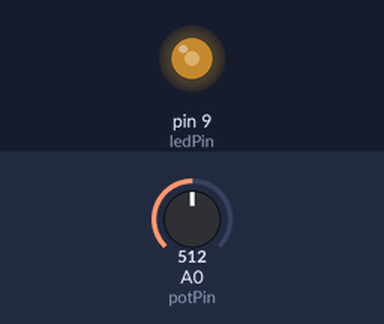
Bench run of a sketch on a simulated Arduino Uno, built with avr-gcc and run on an emulated ATmega328P. Shown: output pins drawn as LEDs (lit = HIGH). The inputs (shaded band) are chosen by the test bench; at power-on: A0 (potPin) = 512.

Above: at 1.2 s.
1.3 s: A0 (potPin) set to 716
At 2.5 s:
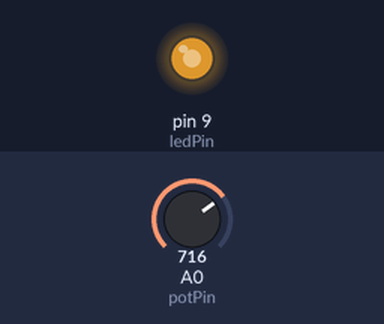
2.8 s: A0 (potPin) set to 900
At 3.8 s:
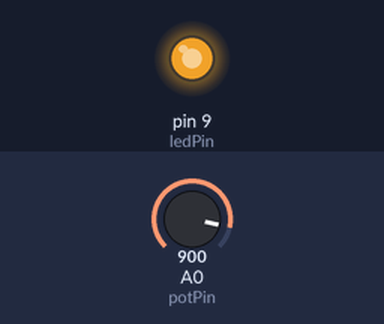
4.3 s: A0 (potPin) set to 122
At 4.9 s:
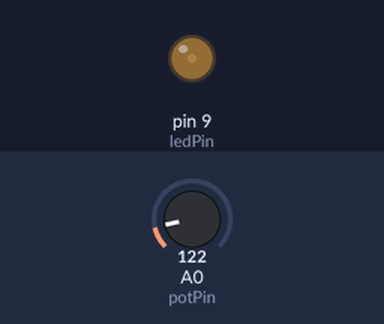
5.8 s: A0 (potPin) set to 0
At 6.1 s:
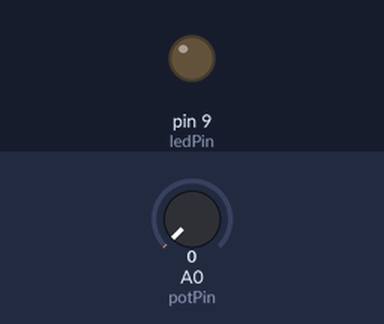
7.3 s: A0 (potPin) set to 511
At 8.4 s:
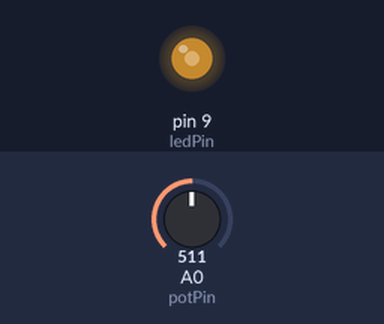
Timing chart, 0 to 9.8 s (numbered marks = the images above; inputs shaded):
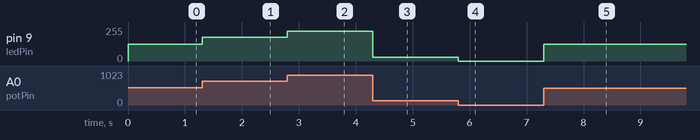

The sketch:

Arduino_Potentiometer_LED_Brightness.ino
```cpp
/*
  ============================================
  Project Title : Arduino Potentiometer LED Brightness
  ============================================

  Description:
  This project controls LED brightness using a potentiometer.
  The analog value from the potentiometer is read by Arduino,
  then converted into a PWM signal to smoothly adjust
  the LED brightness level.

  Components:
  - Arduino Uno (or compatible board)
  - 10K Potentiometer
  - LED
  - 220 ohm Resistor
  - Breadboard
  - Jumper wires

  Wiring:
  Potentiometer:
    - Left pin   -> 5V
    - Right pin  -> GND
    - Middle pin -> A0

  LED:
    - Long leg (Anode)    -> Pin 9
    - Short leg (Cathode) -> 220 ohm resistor -> GND
*/

const int potPin = A0;     // Analog input pin for potentiometer
const int ledPin = 9;      // PWM output pin for LED

int potValue = 0;          // Stores analog value (0-1023)
int brightness = 0;        // Stores PWM value (0-255)

void setup() {
  pinMode(ledPin, OUTPUT);
}

void loop() {
  // Read analog value from potentiometer
  potValue = analogRead(potPin);

  // Convert 0-1023 range to 0-255 for PWM
  brightness = map(potValue, 0, 1023, 0, 255);

  // Output PWM signal to control LED brightness
  analogWrite(ledPin, brightness);
}
```

Measured:
- after the input at 1.3 s, pin 9 (ledPin): 127/255 → 178/255 at once
- after the input at 2.8 s, pin 9 (ledPin): 178/255 → 224/255 at once
- after the input at 4.3 s, pin 9 (ledPin): 224/255 → 30/255 at once
- after the input at 5.8 s, pin 9 (ledPin): 30/255 → 0/255 at once
- after the input at 7.3 s, pin 9 (ledPin): 0/255 → 127/255 at once
